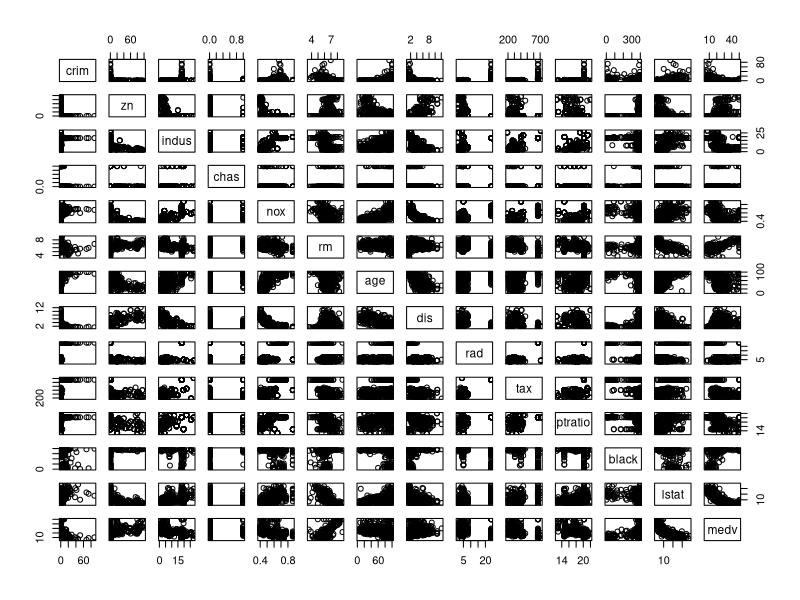
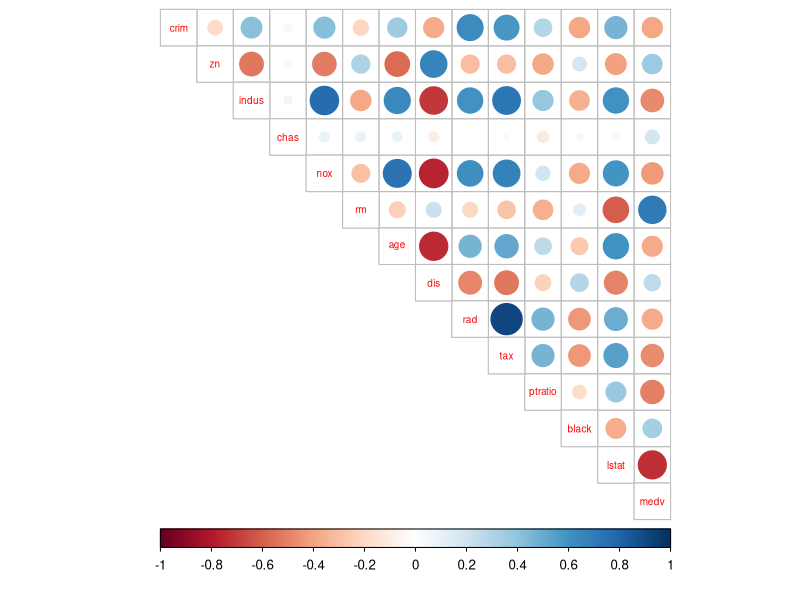
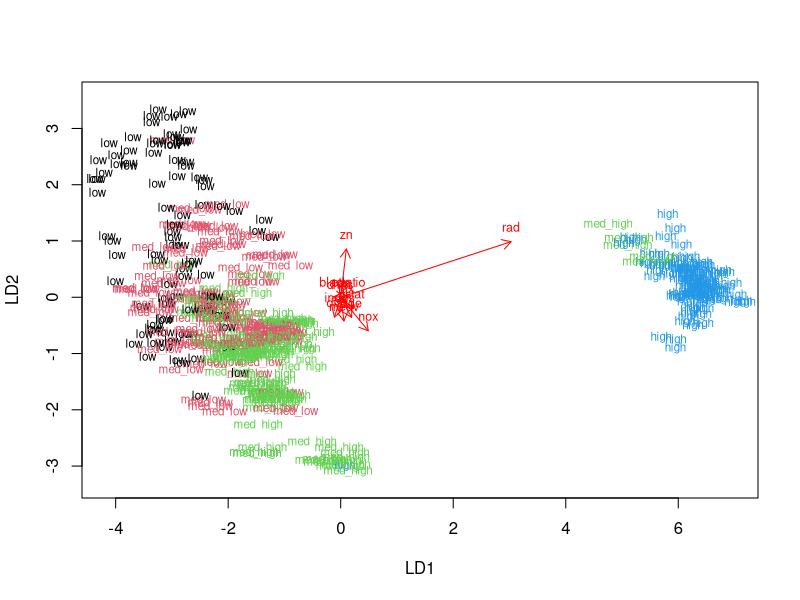
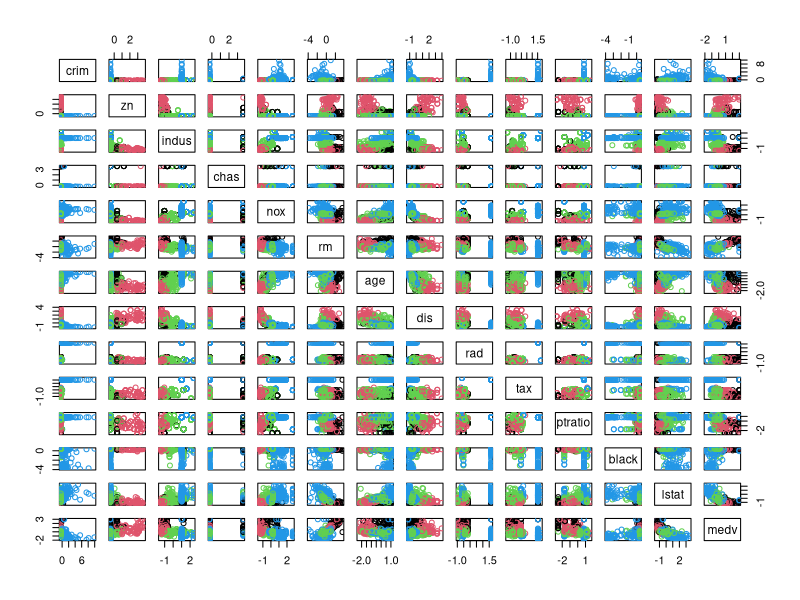
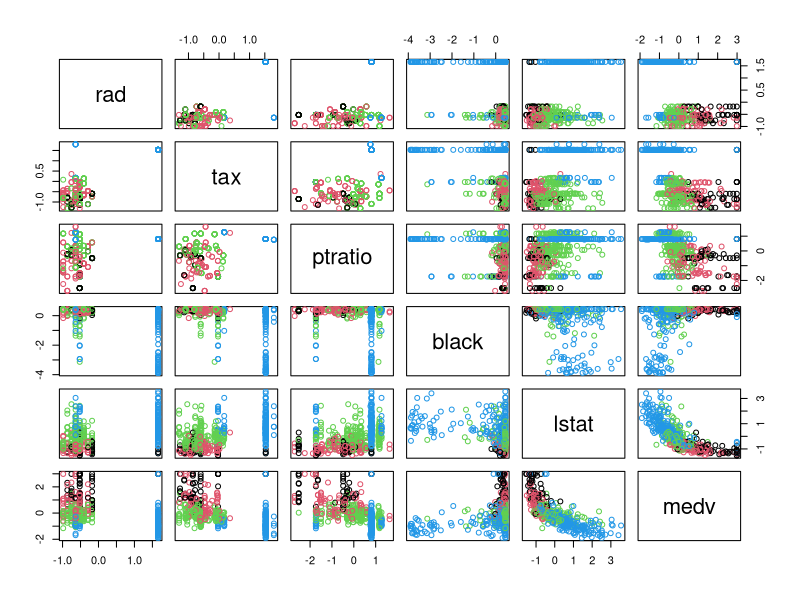
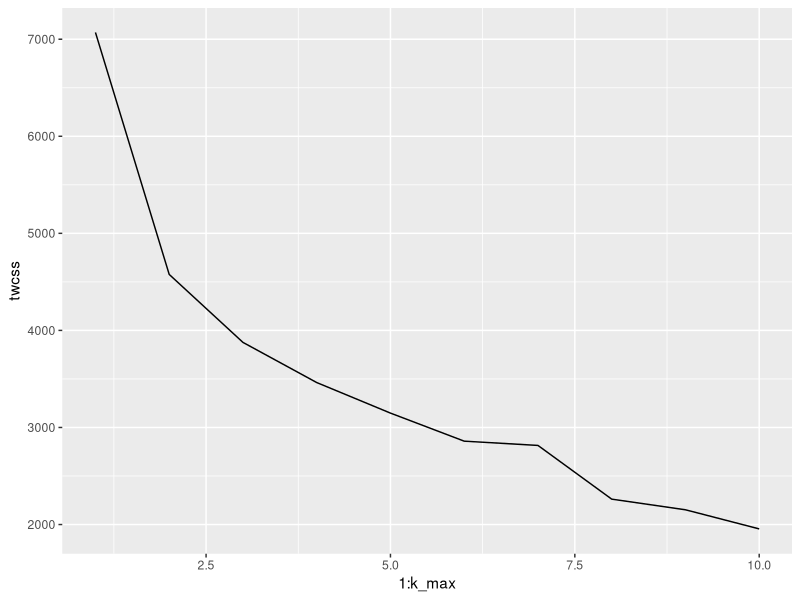
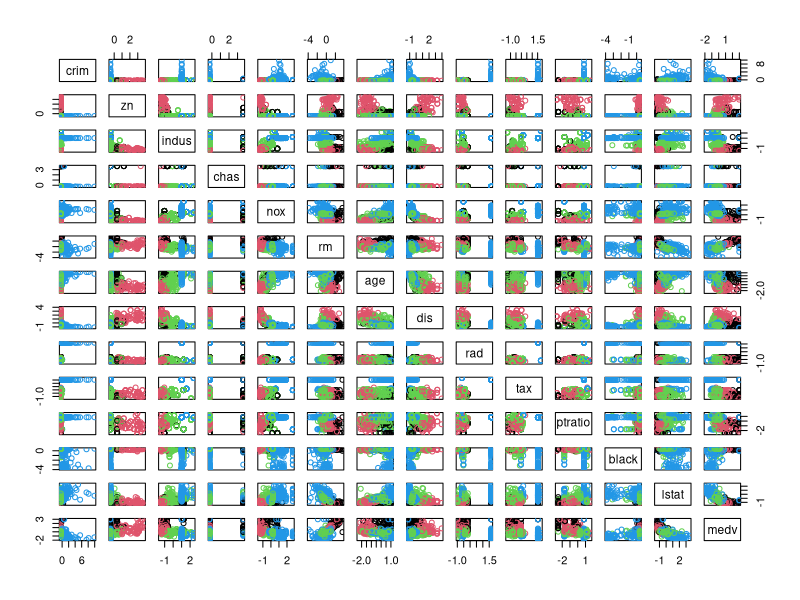
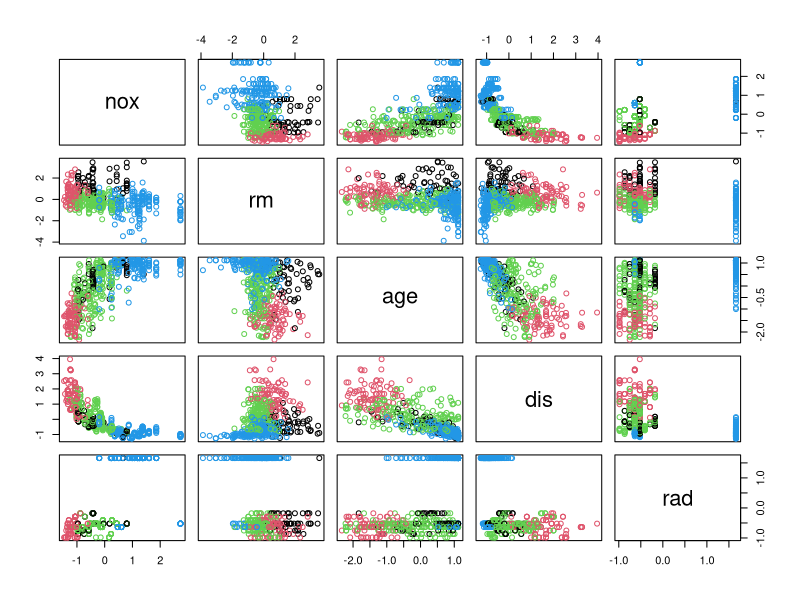

Reproduce these figures in R, in order.
## ---- chunk 1

# Load the Boston data from the MASS package

library(MASS)
data("Boston")

# Explore the structure and the dimensions
str(Boston)
summary(Boston)

## ---- chunk 2
pairs(Boston)


## ---- chunk 3
library(corrplot)
library(tidyverse)
library(dplyr)

cor_matrix<-cor(Boston) %>% round(digits = 2)
cor_matrix
corrplot(cor_matrix, method="circle", type="upper", cl.pos= "b", tl.pos = "d", tl.cex = 0.6)

## ---- chunk 4
boston_scaled <- scale(Boston)
boston_scaled <- as.data.frame(boston_scaled)
summary(boston_scaled)

## ---- chunk 5

bins <- quantile(boston_scaled$crim)
crime <- cut(boston_scaled$crim, breaks = bins, include.lowest = TRUE, labels = c("low", "med_low", "med_high", "high"))

boston_scaled <- dplyr::select(boston_scaled, -crim)
boston_scaled <- data.frame(boston_scaled, crime)

## ---- chunk 6
n <- nrow(boston_scaled)
ind <- sample(n,  size = n * 0.8)
train <- boston_scaled[ind,]
test <- boston_scaled[-ind,]

# check that % looks ok
dim(train)
dim(test)
## ---- chunk 7
# fit analysis


lda.fit <- lda(crime ~ ., data = train)
lda.fit

#draw model
lda.arrows <- function(x, myscale = 1, arrow_heads = 0.1, color = "red", tex = 0.75, choices = c(1,2)){
  heads <- coef(x)
  arrows(x0 = 0, y0 = 0, 
         x1 = myscale * heads[,choices[1]], 
         y1 = myscale * heads[,choices[2]], col=color, length = arrow_heads)
  text(myscale * heads[,choices], labels = row.names(heads), 
       cex = tex, col=color, pos=3)
}

classes <- as.numeric(train$crime)

plot(lda.fit, dimen = 2, col= classes, pch = classes)
lda.arrows(lda.fit, myscale = 1)


## ---- chunk 8
# save the crime categories from the test set
correct_classes <- test$crime

# remove the categorical crime variable from the test dataset
test <- dplyr::select(test, -crime)

# predict the classes with the LDA model on the test data

lda.pred <- predict(lda.fit, newdata = test)
table(correct = correct_classes, predicted = lda.pred$class)


## ---- chunk 9
library (MASS)
data ("Boston")
boston_scaled1 <- scale(Boston)
boston_scaled1 <- as.data.frame(boston_scaled1)

dist_eu <- dist(boston_scaled1)
dist_man <- dist(boston_scaled1, method = 'manhattan')
summary(dist_eu)
summary(dist_man)

## ---- chunk 10
# Run k-means on the dataset.
km <- kmeans(boston_scaled1, centers=4)

# visualize
pairs(boston_scaled1, col = km$cluster)

# cannot see a thing, zooming into last five variables
pairs(boston_scaled1 [9:14], col = km$cluster)
## ---- chunk 11
library(ggplot2)
set.seed(123)
k_max <- 10
twcss <- sapply(1:k_max, function(k){kmeans(boston_scaled1, k)$tot.withinss})
qplot(x = 1:k_max, y = twcss, geom = 'line')
## ---- chunk 12
# Re-running k-means
km1 <- kmeans(boston_scaled1, centers=2)

# visualize
pairs(boston_scaled1, col = km$cluster)

# still cannot see a thing, zooming into five variables
pairs(boston_scaled1 [5:9], col = km$cluster)
